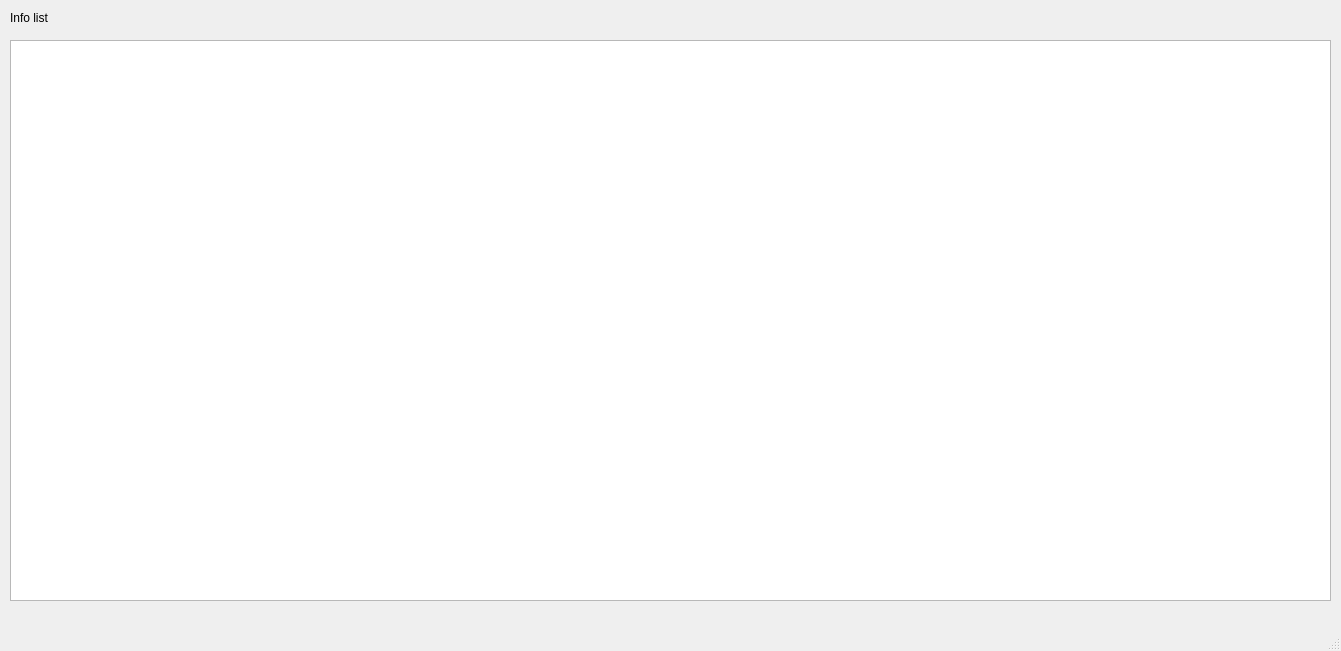
<?xml version="1.0" encoding="UTF-8"?>
<ui version="4.0">
 <class>MainWindow</class>
 <widget class="QMainWindow" name="MainWindow">
  <property name="geometry">
   <rect>
    <x>0</x>
    <y>0</y>
    <width>1341</width>
    <height>651</height>
   </rect>
  </property>
  <property name="windowTitle">
   <string>MainWindow</string>
  </property>
  <widget class="QWidget" name="centralwidget">
   <widget class="QTableView" name="tableView">
    <property name="geometry">
     <rect>
      <x>10</x>
      <y>40</y>
      <width>1321</width>
      <height>561</height>
     </rect>
    </property>
   </widget>
   <widget class="QLabel" name="label">
    <property name="geometry">
     <rect>
      <x>10</x>
      <y>10</y>
      <width>121</width>
      <height>16</height>
     </rect>
    </property>
    <property name="text">
     <string>Info list</string>
    </property>
   </widget>
  </widget>
  <widget class="QMenuBar" name="menubar">
   <property name="geometry">
    <rect>
     <x>0</x>
     <y>0</y>
     <width>1341</width>
     <height>21</height>
    </rect>
   </property>
  </widget>
  <widget class="QStatusBar" name="statusbar"/>
 </widget>
 <resources/>
 <connections/>
</ui>
